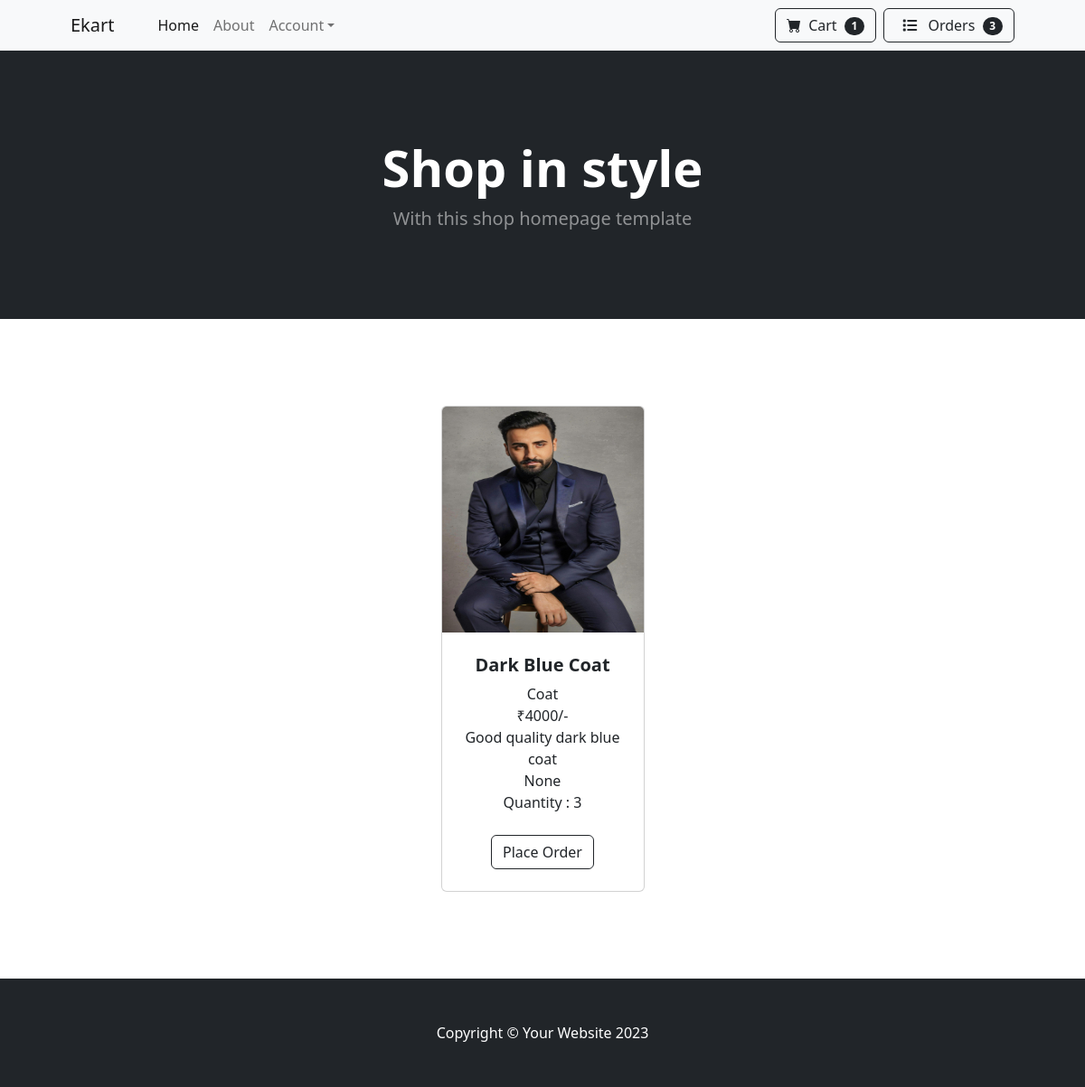
The page /list/cart (signed in) on the database its author committed.
### user_app/models.py (models this page shows)
class Cart(models.Model):
    product=models.ForeignKey(Products,on_delete=models.CASCADE)
    user = models.ForeignKey(User,on_delete=models.CASCADE)
    quantity = models.PositiveIntegerField(default=1)
    date = models.DateField(auto_now_add=True)
    options =(
        ('in-cart','in-cart'),
        ('order-placed','order-placed'),
        ('cancelled','cancelled')
    )
    status = models.CharField(max_length=100,default='in-cart',choices=options)

### admin_app/models.py (models this page shows, shortened)
class Products(models.Model):
    product_name = models.CharField(max_length=100)
    price = models.PositiveIntegerField()
    description = models.TextField(max_length=100)
    rating = models.PositiveIntegerField(null=True,blank=True)
    image = models.ImageField(upload_to='images')
    category = models.ForeignKey(Category,on_delete=models.CASCADE)

class Category(models.Model):
    category_name = models.CharField(max_length=100,unique=True)
    is_active = models.BooleanField(default=True)
    def __str__(self):
        return self.category_name

### user_app/views.py (the view)
# urls.py: path('list/cart',views.CartList.as_view(),name = 'listcart_view'),
@method_decorator(login_required,name='dispatch')
class CartList(ListView):
    model = Cart
    template_name = 'list_cart.html'
    context_object_name = 'cart'
    def get_queryset(self):
        return Cart.objects.filter(user = self.request.user,status = 'in-cart')

### user_app/context_processors.py (called while the page is built)
def cart_count(request):
    if request.user.is_authenticated:
        count = Cart.objects.filter(user = request.user,status = 'in-cart').count()
        return {'count':count}
    else:
        return {'count':0}

def order_count(request):
    if request.user.is_authenticated:
        order_count = Orders.objects.filter(user = request.user,status = 'order-placed').count()
        return {'order_count':order_count}
    else:
        return {'order_count':0}

### user_app/templates/list_cart.html
{% extends 'index.html' %}
{% block content %}
<section class="py-5">
    <div class="container px-4 px-lg-5 mt-5">
        <div class="row gx-4 gx-lg-5 row-cols-2 row-cols-md-3 row-cols-xl-4 justify-content-center">
            {% for i in cart %}
            <div class="col mb-5">
                <div class="card h-100 w-100">
                    <img class="card-img-top" src="{{i.product.image.url}}" alt="..." height="250px">
                    <div class="card-body p-4">
                        <div class="text-center">
                            <h5 class="fw-bolder">{{i.product.product_name}}</h5>
                            {{i.product.category}}<br>
                            ₹{{i.product.price}}/-<br>
                            {{i.product.description}}<br>
                            {{i.product.rating}}<br>
                            Quantity : {{i.quantity}}
                        </div>
                    </div>
                    <div class="card-footer p-4 pt-0 border-top-0 bg-transparent">
                        <div class="text-center"><a class="btn btn-outline-dark mt-auto" href="{% url 'placeorder_view' i.id %}">Place Order</a></div>
                    </div>
                </div>
            </div>
            {% endfor %}
        </div>
    </div>
</section>
{% endblock %}

### rows shown on the page
Cart: product.image (picture), product.product_name "Dark Blue Coat", product.category "Coat", product.price "4000", product.description "Good quality dark blue coat", product.rating "None", quantity "3"

### other values the page prints
{{ count }} "1"
{{ order_count }} "3"
